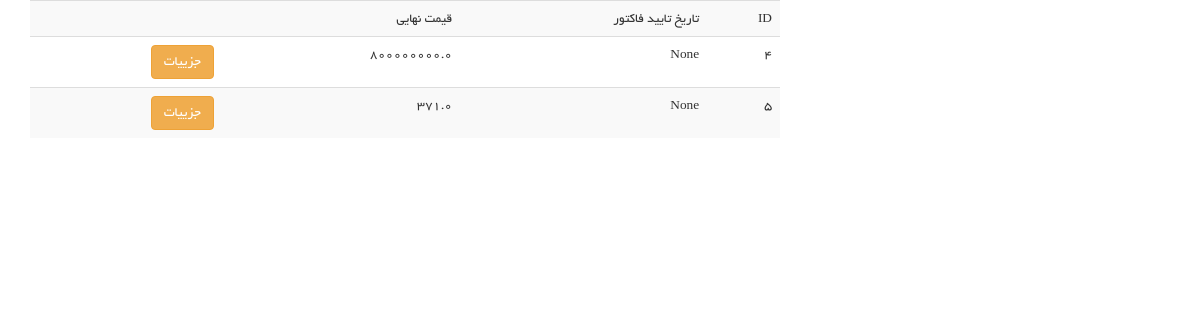
The page /user/my-shopping/ (signed in) on the database as committed earlier.
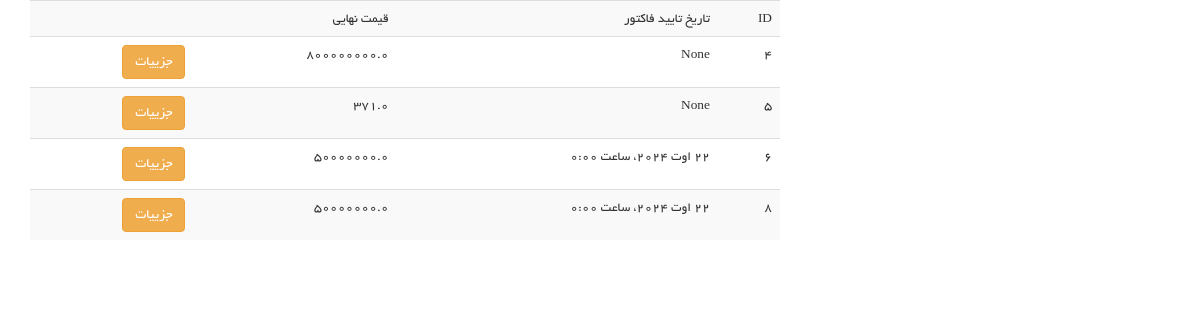
The same page on the database as committed later.
### Eshop_Order/models.py (models this page shows, shortened)
class Order(models.Model):
    user = models.ForeignKey(User, on_delete=models.CASCADE, verbose_name='کاربر')
    is_paid = models.BooleanField(default=False, verbose_name='وضعیت پرداخت')
    payment_date = models.DateTimeField(blank=True, null=True, verbose_name='تاریخ پرداخت')
    is_active = models.BooleanField(default=True, verbose_name='فعال')
    def get_final_price(self):
        total_price = 0
        if self.is_paid:
            for order_detail in self.details.filter(is_active=True).all():
                total_price += float(order_detail.final_price) * float(order_detail.count)
        else:
            for order_detail in self.details.filter(is_active=True).all():
                total_price += float(order_detail.product.price) * float(order_detail.count)
        return total_price
    class Meta:
        verbose_name = 'سبد خرید'
        verbose_name_plural = 'سبدهای خرید کاربران'

class OrderDetail(models.Model):
    product = models.ForeignKey(Product, on_delete=models.CASCADE, verbose_name='محصول')
    order = models.ForeignKey(Order, on_delete=models.CASCADE, verbose_name='سبد خرید', related_name='details')
    final_price = models.DecimalField(max_digits=100, decimal_places=2, null=True, blank=True,
                                      verbose_name='قیمت نهایی تکی محصول')
    count = models.DecimalField(max_digits=100, decimal_places=2, verbose_name='تعداد')
    is_active = models.BooleanField(default=True, verbose_name='فعال')
    class Meta:
        verbose_name = 'جزییات سبد خرید'
        verbose_name_plural = 'جزییات سبد های خرید'

### Eshop_User_Profile/views.py (the view)
# urls.py: path('my-shopping/', user_shopping_history.as_view(), name='user.shopping.page'),
@method_decorator(login_required, name='dispatch')
class user_shopping_history(ListView):
    model = Order
    template_name = 'Eshop_User_Profile/UserShoppingHistory.html'
    context_object_name = 'orders'
    def get_queryset(self):
        query = super().get_queryset()
        query = query.filter(user_id=self.request.user.id, is_paid=True, is_active=True)
        return query

### templates/Eshop_User_Profile/UserShoppingHistory.html (shortened to what this page needs)
{% extends 'Base/Base.html' %}
{% load render_partial %}
{% load jalali_tags %}
{% block content %}
    <div class="container">
        <div class="row">
            <div class="col-md-8">
                <table class="table table-responsive table-hover table-striped">
                    <tr>
                        <td>ID</td>
                        <td>تاریخ تایید فاکتور</td>
                        <td>قیمت نهایی</td>
                        <td></td>
                    </tr>
                    {% for order in orders %}
                    	<tr>
                            <td>{{ order.id }}</td>
                            <td>{{ order.payment_date |to_jalali }}</td>
                            <td>{{ order.get_final_price }}</td>
                            <td><a href="{% url 'order.detail.shopping.page' oid=order.id %}">
                                <button class="btn btn-warning">
                                    جزییات
                                </button>
                            </a></td>
                        </tr>
                    {% endfor %}
                </table>
            </div>
        </div>
    </div>
{% endblock %}

### templates/Base/Base.html (shortened to what this page needs)
{% load render_partial %}
<!DOCTYPE html>
<html lang="en">
<head>
    {% include 'Base/References/HeaderReferences.html' %}
</head>
<body>
	{% block content %}
	{% endblock %}
</body>
</html>

### templates/Base/References/HeaderReferences.html (shortened to what this page needs)
{% load static %}
    <link href="/static/css/bootstrap.min.css" rel="stylesheet">
    <link href="/static/css/font-awesome.min.css" rel="stylesheet">
    <link href="/static/css/prettyPhoto.css" rel="stylesheet">
    <link href="/static/css/price-range.css" rel="stylesheet">
    <link href="/static/css/animate.css" rel="stylesheet">
	<link href="/static/css/main.css" rel="stylesheet">
	<link href="/static/css/responsive.css" rel="stylesheet">

### static/css/main.css (style rules this page uses)
body { font-family: 'BYekan'; font-size: 10pt; position: relative; font-weight: normal; direction: rtl; }
a { -webkit-transition: 300ms; -moz-transition: 300ms; -o-transition: 300ms; transition: 300ms; }

Rows that differ between the two databases and show on the page:
now on this page (row edited): Order: id "6", payment_date|to_jalali "22 اوت 2024، ساعت 0:00", get_final_price "50000000.0"
added Order: id "8", payment_date|to_jalali "22 اوت 2024، ساعت 0:00", get_final_price "50000000.0"
